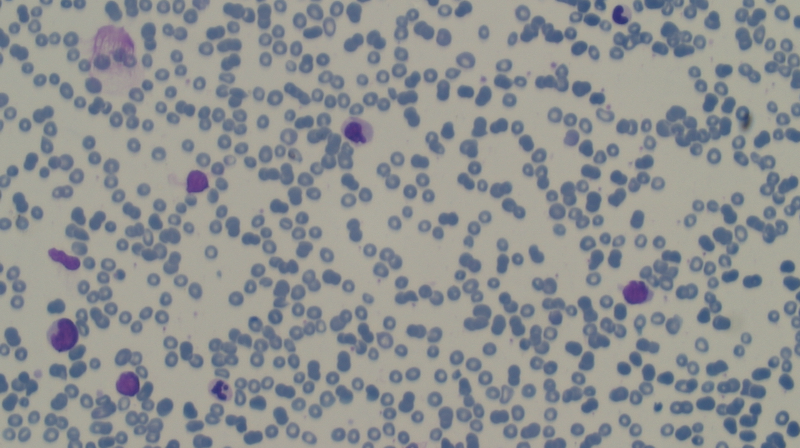
#> input picture set4/set4_10_100_AML.png, 800 x 448 px; its folder holds 5 pictures in this run; the run also reads 2 pictures not shown here
$ jupyter execute --allow-errors Bscs22115_3.ipynb   (Python 2 division)
#> lines starting #> are read from the running program, lines starting #| are printed output that depends on the picture
[cell 1]
import cv2
import numpy as np
import os
import random
from glob import glob

# Define paths for the input folder and output results folder
input_folder = 'C:/Users/Haseeb Raza/Desktop/MIC_3/set4'
output_folder = 'C:/Users/Haseeb Raza/Desktop/MIC_3/Results/set4'
os.makedirs(output_folder, exist_ok=True)

# Initialize SIFT detector with max 800 keypoints
noOfmaxKeypts = 800
sift = cv2.xfeatures2d.SIFT_create(noOfmaxKeypts)

# Process each image in the set4 folder
image_paths = glob(os.path.join(input_folder, '*.png'))
for image_path in image_paths:
    # Load the image
    image = cv2.imread(image_path)
#> image is the input picture: shape (448, 800, 3); mean B, G, R 146.2, 145.8, 143.3
    if image is None:
        print(f"Failed to load {image_path}")
        continue

    # Detect keypoints and compute descriptors
    keypoints, descriptors = sift.detectAndCompute(image, None)
#> keypoints = 800 keypoints; strongest (x, y, size): (619, 16, 9.8), (636, 293, 15.2), (355, 132, 13.7), (787, 266, 8.3)
    if len(keypoints) < 200:
        print(f"Warning: {image_path} has less than 200 keypoints.")

    # Select 200 random keypoints for visualization
    random_keypoints = random.sample(keypoints, min(200, len(keypoints)))
#> random_keypoints = 200 keypoints; strongest (x, y, size): (787, 266, 8.3), (658, 407, 5.7), (218, 390, 10.6), (666, 378, 8.3)

    # Draw the 200 random keypoints on the image
    image_with_keypoints = cv2.drawKeypoints(
        image, random_keypoints, None, color=(0, 255, 0), flags=cv2.DrawMatchesFlags_DRAW_RICH_KEYPOINTS
    )
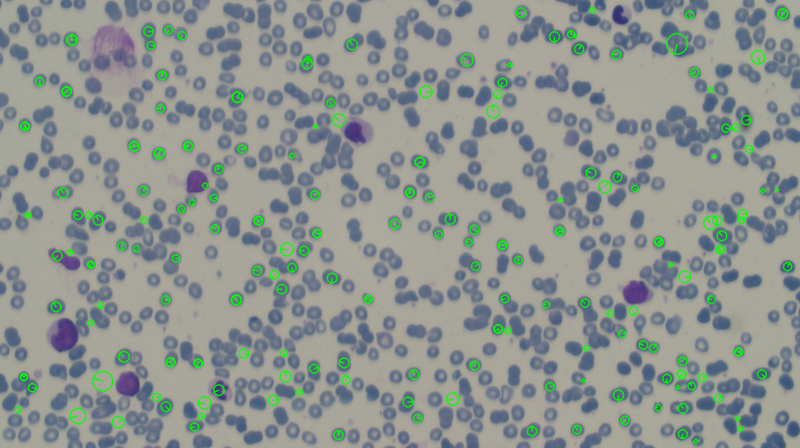
#> image_with_keypoints: shape (448, 800, 3); mean B, G, R 143.6, 148.3, 141.1

    # Generate a unique output filename based on the input image name
    image_filename = os.path.basename(image_path).replace('.png', '_featurePoints.jpg')
    output_path = os.path.join(output_folder, image_filename)

    # Save the resulting image with the keypoints drawn
    cv2.imwrite(output_path, image_with_keypoints)
    print(f"Processed and saved: {output_path}")
#> pass 2 of the loop `for image_path in image_paths:`:
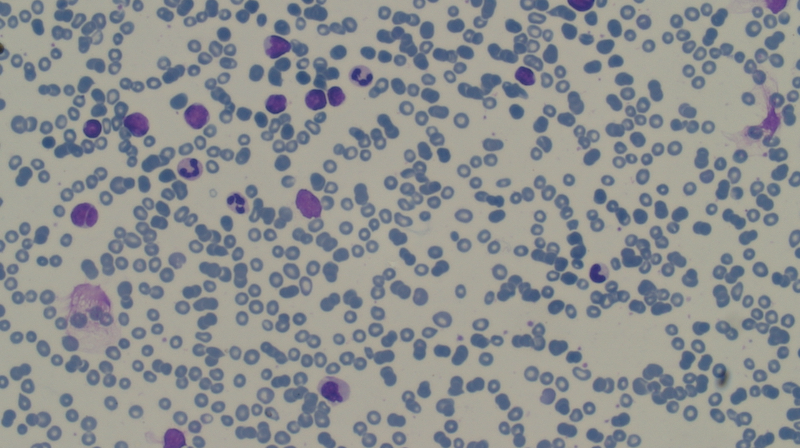
#> input picture set4/set4_11_100_AML.png, 800 x 448 px
#> image is the input picture: shape (448, 800, 3); mean B, G, R 144.9, 144.4, 142
#> keypoints = 801 keypoints; strongest (x, y, size): (596, 274, 10.1), (516, 112, 8.9), (84, 215, 15.5), (276, 103, 12.2)
#> random_keypoints = 200 keypoints; strongest (x, y, size): (596, 274, 10.1), (516, 112, 8.9), (276, 103, 12.2), (332, 391, 13.7)
#> `image_with_keypoints = cv2.drawKeypoints( image, random_keypoints, Non..`:
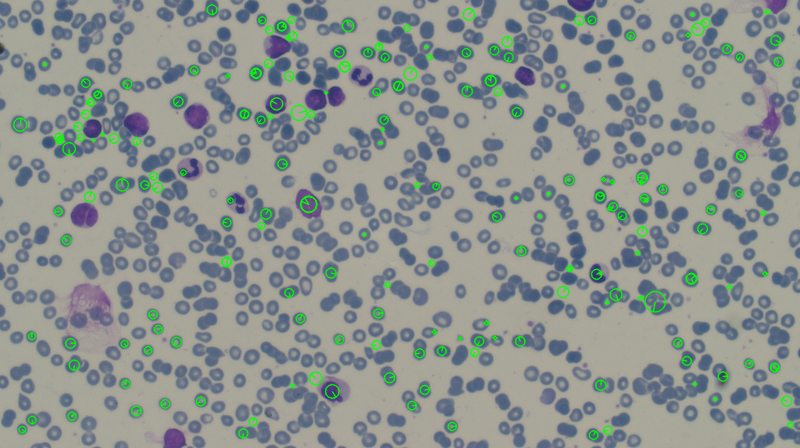
#> image_with_keypoints: shape (448, 800, 3); mean B, G, R 142.5, 146.8, 140
#> pass 3 of the loop `for image_path in image_paths:`:
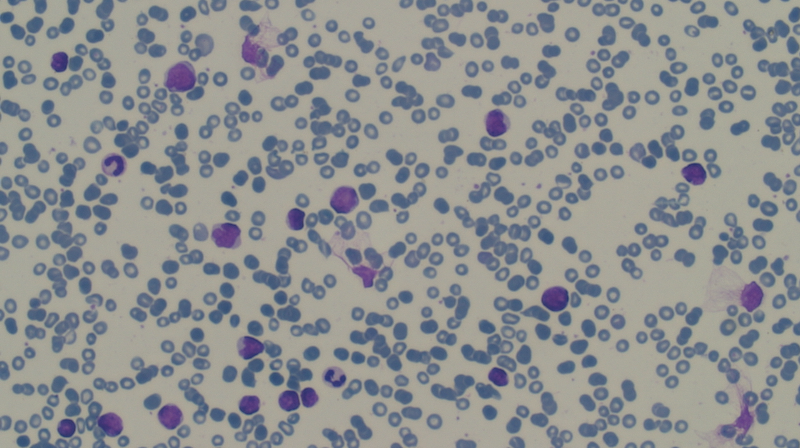
#> input picture set4/set4_12_100_AML.png, 800 x 448 px
#> image is the input picture: shape (448, 800, 3); mean B, G, R 144.7, 143.8, 141.3
#> keypoints = 800 keypoints; strongest (x, y, size): (60, 62, 11.8), (296, 218, 12.2), (695, 173, 14.2), (250, 404, 12.2)
#> random_keypoints = 200 keypoints; strongest (x, y, size): (296, 218, 12.2), (496, 124, 15), (489, 413, 8.9), (498, 377, 11.1)
#> `image_with_keypoints = cv2.drawKeypoints( image, random_keypoints, Non..`:
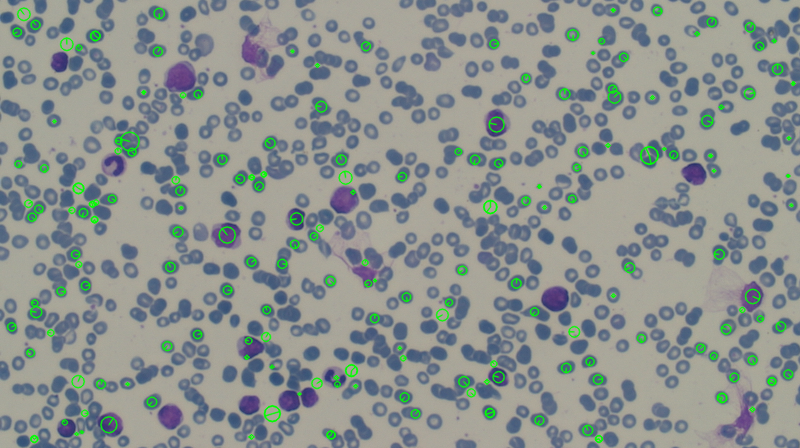
#> image_with_keypoints: shape (448, 800, 3); mean B, G, R 142.4, 146.2, 139.4
#> the loop made 5 passes; the first 3 are shown

[cell 2]
import cv2
import numpy as np
import os

# Define paths for images
image_folder = 'C:/Users/Haseeb Raza/Desktop/MIC_3/set4/'
#> image_folder = 'C:/Users/Haseeb Raza/Desktop/MIC_3/set4/'
output_folder = 'C:/Users/Haseeb Raza/Desktop/MIC_3/Results/'
os.makedirs(output_folder, exist_ok=True)

# Load images from the folder
images = [cv2.imread(image_folder + f"set4_{i}_100_AML.png") for i in range(1, 13)]
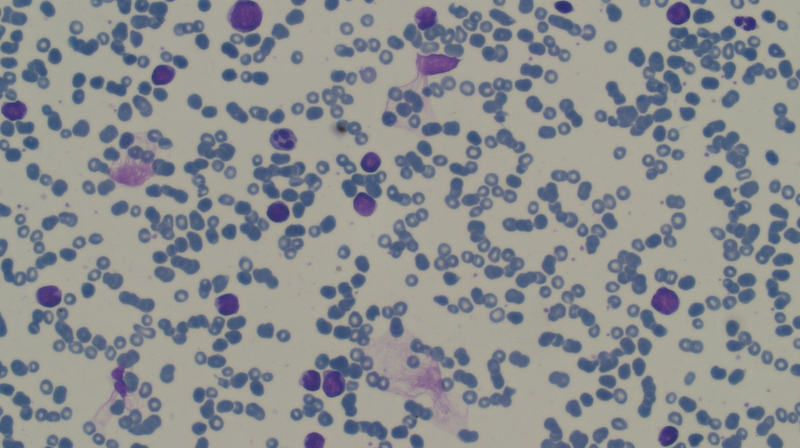
#> input picture set4/set4_1_100_AML.png, 800 x 448 px, found by its file name
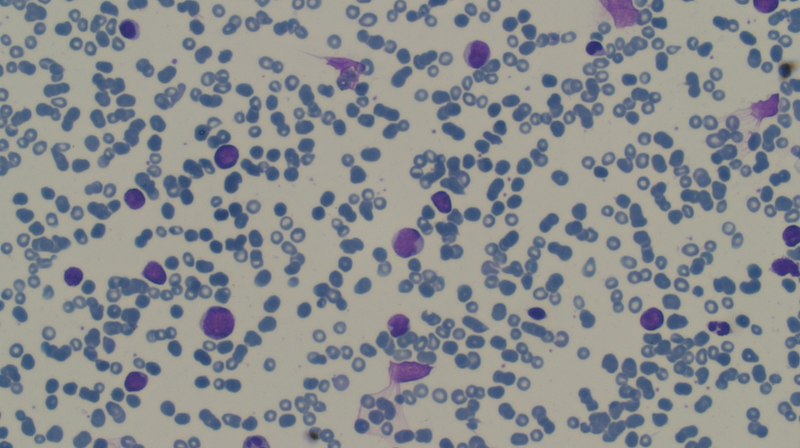
#> input picture set4/set4_2_100_AML.png, 800 x 448 px, found by its file name

# Initialize SIFT detector
noOfmaxKeypts = 800
sift = cv2.xfeatures2d.SIFT_create(noOfmaxKeypts)

def extract_features_and_descriptors(img):
    # Step 1: Detect keypoints and descriptors
    keypoints, descriptors = sift.detectAndCompute(img, None)

    # Create an array of [x, y, radius, angle] for each keypoint
    features = np.array([[kp.pt[0], kp.pt[1], kp.size, kp.angle] for kp in keypoints]).T

    return keypoints, descriptors, features

# Extract SIFT features for each image in the set
all_keypoints = []
all_descriptors = []
#> (the rest of this cell did not finish here and is left out)

[cell 3]
import cv2
import numpy as np
import os
import random

# Define paths for the image and result output
image_path = 'C:/Users/Haseeb Raza/Desktop/MIC_3/set4/set4_11_100_AML.png'
output_folder = 'C:/Users/Haseeb Raza/Desktop/MIC_3/Results/set4'
os.makedirs(output_folder, exist_ok=True)

# Load the image
image = cv2.imread(image_path)

# Initialize SIFT detector with max 800 keypoints
noOfmaxKeypts = 800
sift = cv2.xfeatures2d.SIFT_create(noOfmaxKeypts)

# Detect keypoints and compute descriptors
keypoints, descriptors = sift.detectAndCompute(image, None)

# Select 200 random keypoints for visualization
random_keypoints = random.sample(keypoints, min(200, len(keypoints)))

# Draw the 200 random keypoints on the image
image_with_keypoints = cv2.drawKeypoints(
    image, random_keypoints, None, color=(0, 255, 0), flags=cv2.DrawMatchesFlags_DRAW_RICH_KEYPOINTS
)
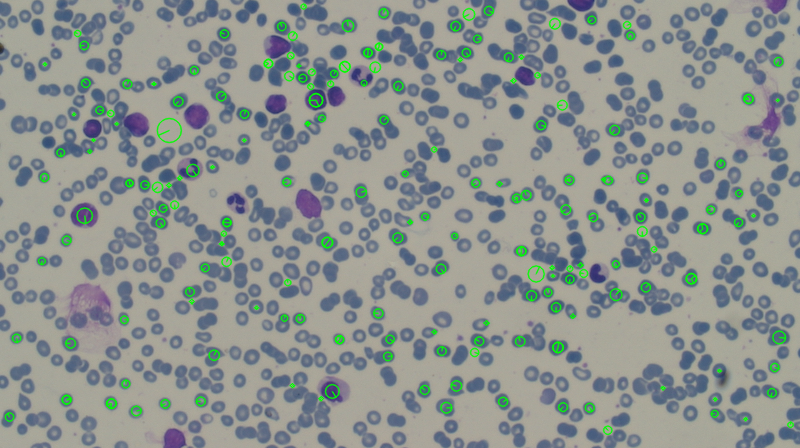
#> image_with_keypoints: shape (448, 800, 3); mean B, G, R 142.6, 146.8, 140.1

# Save the resulting image with the keypoints drawn
output_path = os.path.join(output_folder, 'set4_featurePoints.jpg')
cv2.imwrite(output_path, image_with_keypoints)

print(f"Image with 200 random feature points saved at {output_path}")
